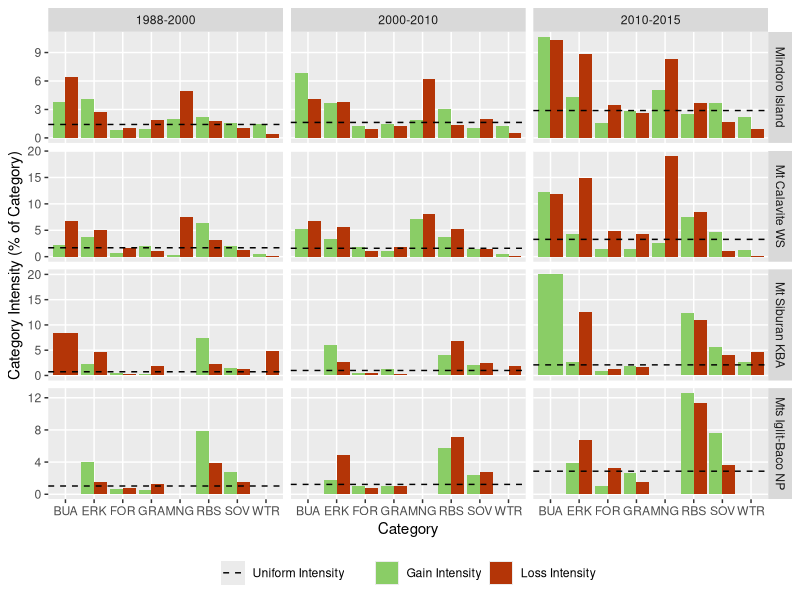

Write R code to recreate this figure.
# Script Description --------------------
# This R script generates barplots using ggplot2 package to visualise the category level
# intensity analysis of changes in Mindoro Island, Philippines derived from land cover
# classification of Landsat data for three time-intervals: 1988-2000, 2000-2010, and
# 2010-2015. Intensity analysis was calculated using an Excel spreadsheet with a VBA macro
# (see https://sites.google.com/site/intensityanalysis/). The domain of analysis is
# Mindoro Island. 
#
# Script By:      Jose Don T De Alban
# Date Created:   13 Mar 2018
# Last Modified:  26 Aug 2019

# Set Working Directory -------------------
setwd("/Users/dondealban/Dropbox/Research/Mindoro/intensity analysis/")

# Load Libraries --------------------------
library(tidyverse)
library(readxl)

# Read Input Data -------------------------

# Read interval level XLSX data file, convert to data frame, and store into variable
dfMINDRg <- as.data.frame(read_excel("Category_Level_Intensity_Analysis_ALL.xlsx", sheet="Gain_Mindoro"))
dfMINDRl <- as.data.frame(read_excel("Category_Level_Intensity_Analysis_ALL.xlsx", sheet="Loss_Mindoro"))
dfMCWSg  <- as.data.frame(read_excel("Category_Level_Intensity_Analysis_ALL.xlsx", sheet="Gain_MCWS"))
dfMCWSl  <- as.data.frame(read_excel("Category_Level_Intensity_Analysis_ALL.xlsx", sheet="Loss_MCWS"))
dfMIBNPg <- as.data.frame(read_excel("Category_Level_Intensity_Analysis_ALL.xlsx", sheet="Gain_MIBNP"))
dfMIBNPl <- as.data.frame(read_excel("Category_Level_Intensity_Analysis_ALL.xlsx", sheet="Loss_MIBNP"))
dfSBRNg  <- as.data.frame(read_excel("Category_Level_Intensity_Analysis_ALL.xlsx", sheet="Gain_SBRN"))
dfSBRNl  <- as.data.frame(read_excel("Category_Level_Intensity_Analysis_ALL.xlsx", sheet="Loss_SBRN"))

# Clean and Subset Data -------------------

# 1. Select columns: include all columns except Category ID
subMINDRg <- subset(dfMINDRg, select=c(1,3:11))
subMINDRl <- subset(dfMINDRl, select=c(1,3:11))
subMCWSg  <- subset(dfMCWSg, select=c(1,3:11))
subMCWSl  <- subset(dfMCWSl, select=c(1,3:11))
subMIBNPg <- subset(dfMIBNPg, select=c(1,3:11)) 
subMIBNPl <- subset(dfMIBNPl, select=c(1,3:11))
subSBRNg  <- subset(dfSBRNg, select=c(1,3:11))
subSBRNl  <- subset(dfSBRNl, select=c(1,3:11))

# *Remove classes: MNG, BUA, WTR for specific domain of analysis
# Mts Iglit-Baco National Park
remove.list1 <- paste(c("MNG","BUA","WTR"), collapse='|')
subMIBNPg <- subMIBNPg %>% filter(!grepl(remove.list1, subMIBNPg$Category_Name))
subMIBNPl <- subMIBNPl %>% filter(!grepl(remove.list1, subMIBNPl$Category_Name))
# Mt Siburan Key Biodiversity Area
remove.list2 <- paste(c("Undefined"))
subSBRNg <- subSBRNg %>% filter(!grepl(remove.list2, subSBRNg[,4]))
subSBRNl <- subSBRNl %>% filter(!grepl(remove.list2, subSBRNl[,4]))

# 2. Add Change Type column
# Mindoro Island
type1a <- rep("Gain", nrow(subMINDRg))
type2a <- rep("Loss", nrow(subMINDRl))
site1a <- rep("Mindoro Island", nrow(subMINDRg))
site2a <- rep("Mindoro Island", nrow(subMINDRl))
subMINDRg <- cbind(subMINDRg, type1a, site1a)
subMINDRl <- cbind(subMINDRl, type2a, site2a)
# Mt Calavite Wildlife Sanctuary
type1b <- rep("Gain", nrow(subMCWSg))
type2b <- rep("Loss", nrow(subMCWSl))
site1b <- rep("Mt Calavite WS", nrow(subMCWSg))
site2b <- rep("Mt Calavite WS", nrow(subMCWSl))
subMCWSg <- cbind(subMCWSg, type1b, site1b)
subMCWSl <- cbind(subMCWSl, type2b, site2b)
# Mts Iglit-Baco National Park
type1c <- rep("Gain", nrow(subMIBNPg))
type2c <- rep("Loss", nrow(subMIBNPl))
site1c <- rep("Mts Iglit-Baco NP", nrow(subMIBNPg))
site2c <- rep("Mts Iglit-Baco NP", nrow(subMIBNPl))
subMIBNPg <- cbind(subMIBNPg, type1c, site1c)
subMIBNPl <- cbind(subMIBNPl, type2c, site2c)
# Mt Siburan Key Biodiversity Area
type1d <- rep("Gain", nrow(subSBRNg))
type2d <- rep("Loss", nrow(subSBRNl))
site1d <- rep("Mt Siburan KBA", nrow(subSBRNg))
site2d <- rep("Mt Siburan KBA", nrow(subSBRNl))
subSBRNg <- cbind(subSBRNg, type1d, site1d)
subSBRNl <- cbind(subSBRNl, type2d, site2d)

# 3. Reorder columns before renaming
subMINDRg <- subMINDRg[,c(1:2,11,12,3:10)]
subMINDRl <- subMINDRl[,c(1:2,11,12,3:10)]
subMCWSg  <- subMCWSg[,c(1:2,11,12,3:10)]
subMCWSl  <- subMCWSl[,c(1:2,11,12,3:10)]
subMIBNPg <- subMIBNPg[,c(1:2,11,12,3:10)]
subMIBNPl <- subMIBNPl[,c(1:2,11,12,3:10)]
subSBRNg  <- subSBRNg[,c(1:2,11,12,3:10)]
subSBRNl  <- subSBRNl[,c(1:2,11,12,3:10)]

# 4. Change column names for easier reference
# Note the following description of category level column names
# ColA - Years of Time Interval
# ColB - Category Name
# ColC - Change Type
# ColD - Study Area/Site
# ColE - Observed Annual Loss/Gain [number of elements]
# ColF - Loss/Gain Intensity [percent of t1/t2 category]
# ColG - Uniform Intensity [percent of interval domain]
# ColH - Uniform Annual Loss/Gain [number of elements]
# ColI - Hypothesized Annual Error [number of elements]
# ColJ - Commission Intensity [percent of t1/t2 category]
# ColK - Omission Intensity [percent of t1/t2 category]
# ColL - Hypothesized t1/t2 Error [percent of interval domain]

list <- c("ColA","ColB","ColC","ColD","ColE","ColF","ColG","ColH","ColI","ColJ","ColK","ColL")
colnames(subMINDRg) <- c(list)
colnames(subMINDRl) <- c(list)
colnames(subMCWSg)  <- c(list)
colnames(subMCWSl)  <- c(list)
colnames(subMIBNPg) <- c(list)
colnames(subMIBNPl) <- c(list)
colnames(subSBRNg)  <- c(list)
colnames(subSBRNl)  <- c(list)

# 6. Combine separate Loss and Gain datasets into one dataframe
catALL <- rbind(subMINDRg, subMINDRl, subMCWSg, subMCWSl, subSBRNg, subSBRNl, subMIBNPg, subMIBNPl)

# 7. Replace "Undefined" cells as 0 and convert ColF and ColK to numeric data types
catALL <- transform(catALL, ColF = as.numeric(ColF), ColK = as.numeric(ColK))

# Generate Plots ------------------------

# Plot 1: Gain and Loss Intensities only
plotCAT <- ggplot() + geom_bar(data=catALL, aes(x=ColB, y=ColF, fill=ColC), stat="identity", position=position_dodge())
plotCAT <- plotCAT  + geom_hline(data=catALL, aes(yintercept=ColG, colour="#000000"), linetype="dashed") # Uniform line
plotCAT <- plotCAT  + facet_grid(ColD ~ ColA, scales="free_y")
plotCAT <- plotCAT  + labs(x="Category", y="Category Intensity (% of Category)")
plotCAT <- plotCAT  + scale_fill_manual(values=c("#8acd66","#b43507"), labels=c("Gain Intensity","Loss Intensity"))
plotCAT <- plotCAT  + scale_colour_manual(values=c("#000000"), labels=c("Uniform Intensity"))
plotCAT <- plotCAT  + theme(panel.grid.minor=element_blank())
plotCAT <- plotCAT  + theme(legend.position="bottom", legend.box="horizontal", legend.title=element_blank())

# Save Outputs --------------------------

# Output boxplots to a PDF file
ggsave(plotCAT, file="Category-Level-Intensity-Analysis_Mindoro_v2.pdf", width=25, height=25, units="cm", dpi=300)
